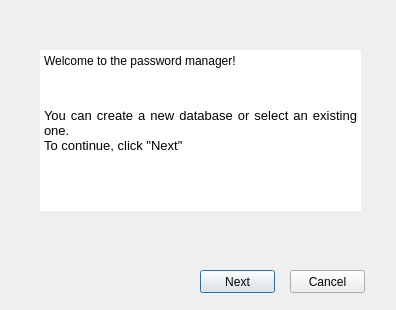
<?xml version="1.0" encoding="UTF-8"?>
<ui version="4.0">
 <class>HelloDialog</class>
 <widget class="QDialog" name="HelloDialog">
  <property name="geometry">
   <rect>
    <x>0</x>
    <y>0</y>
    <width>396</width>
    <height>310</height>
   </rect>
  </property>
  <property name="windowTitle">
   <string>Dialog</string>
  </property>
  <widget class="QPushButton" name="NextButton">
   <property name="geometry">
    <rect>
     <x>200</x>
     <y>270</y>
     <width>75</width>
     <height>23</height>
    </rect>
   </property>
   <property name="text">
    <string>Next</string>
   </property>
  </widget>
  <widget class="QTextBrowser" name="Message">
   <property name="geometry">
    <rect>
     <x>40</x>
     <y>50</y>
     <width>321</width>
     <height>161</height>
    </rect>
   </property>
   <property name="acceptDrops">
    <bool>true</bool>
   </property>
   <property name="frameShape">
    <enum>QFrame::NoFrame</enum>
   </property>
   <property name="frameShadow">
    <enum>QFrame::Plain</enum>
   </property>
   <property name="lineWidth">
    <number>0</number>
   </property>
   <property name="sizeAdjustPolicy">
    <enum>QAbstractScrollArea::AdjustToContents</enum>
   </property>
   <property name="html">
    <string>&lt;!DOCTYPE HTML PUBLIC &quot;-//W3C//DTD HTML 4.0//EN&quot; &quot;http://www.w3.org/TR/REC-html40/strict.dtd&quot;&gt;
&lt;html&gt;&lt;head&gt;&lt;meta name=&quot;qrichtext&quot; content=&quot;1&quot; /&gt;&lt;meta charset=&quot;utf-8&quot; /&gt;&lt;style type=&quot;text/css&quot;&gt;
p, li { white-space: pre-wrap; }
&lt;/style&gt;&lt;/head&gt;&lt;body style=&quot; font-family:'Segoe UI'; font-size:9pt; font-weight:400; font-style:normal;&quot;&gt;
&lt;p style=&quot; margin-top:0px; margin-bottom:0px; margin-left:0px; margin-right:0px; -qt-block-indent:0; text-indent:0px;&quot;&gt;Welcome to the password manager!&lt;/p&gt;
&lt;p align=&quot;justify&quot; style=&quot;-qt-paragraph-type:empty; margin-top:0px; margin-bottom:0px; margin-left:0px; margin-right:0px; -qt-block-indent:0; text-indent:0px; font-family:'MS Shell Dlg 2'; font-size:16pt;&quot;&gt;&lt;br /&gt;&lt;/p&gt;
&lt;p align=&quot;justify&quot; style=&quot; margin-top:0px; margin-bottom:0px; margin-left:0px; margin-right:0px; -qt-block-indent:0; text-indent:0px;&quot;&gt;&lt;span style=&quot; font-family:'MS Shell Dlg 2'; font-size:10pt;&quot;&gt;&lt;br /&gt;You can create a new database or select an existing one. &lt;/span&gt;&lt;/p&gt;
&lt;p style=&quot; margin-top:0px; margin-bottom:0px; margin-left:0px; margin-right:0px; -qt-block-indent:0; text-indent:0px;&quot;&gt;&lt;span style=&quot; font-family:'MS Shell Dlg 2'; font-size:10pt;&quot;&gt;To continue, click &amp;quot;Next&amp;quot;&lt;/span&gt;&lt;/p&gt;&lt;/body&gt;&lt;/html&gt;</string>
   </property>
   <property name="acceptRichText">
    <bool>true</bool>
   </property>
  </widget>
  <widget class="QPushButton" name="ExitButton">
   <property name="geometry">
    <rect>
     <x>290</x>
     <y>270</y>
     <width>75</width>
     <height>23</height>
    </rect>
   </property>
   <property name="text">
    <string>Cancel</string>
   </property>
  </widget>
 </widget>
 <resources/>
 <connections/>
</ui>
